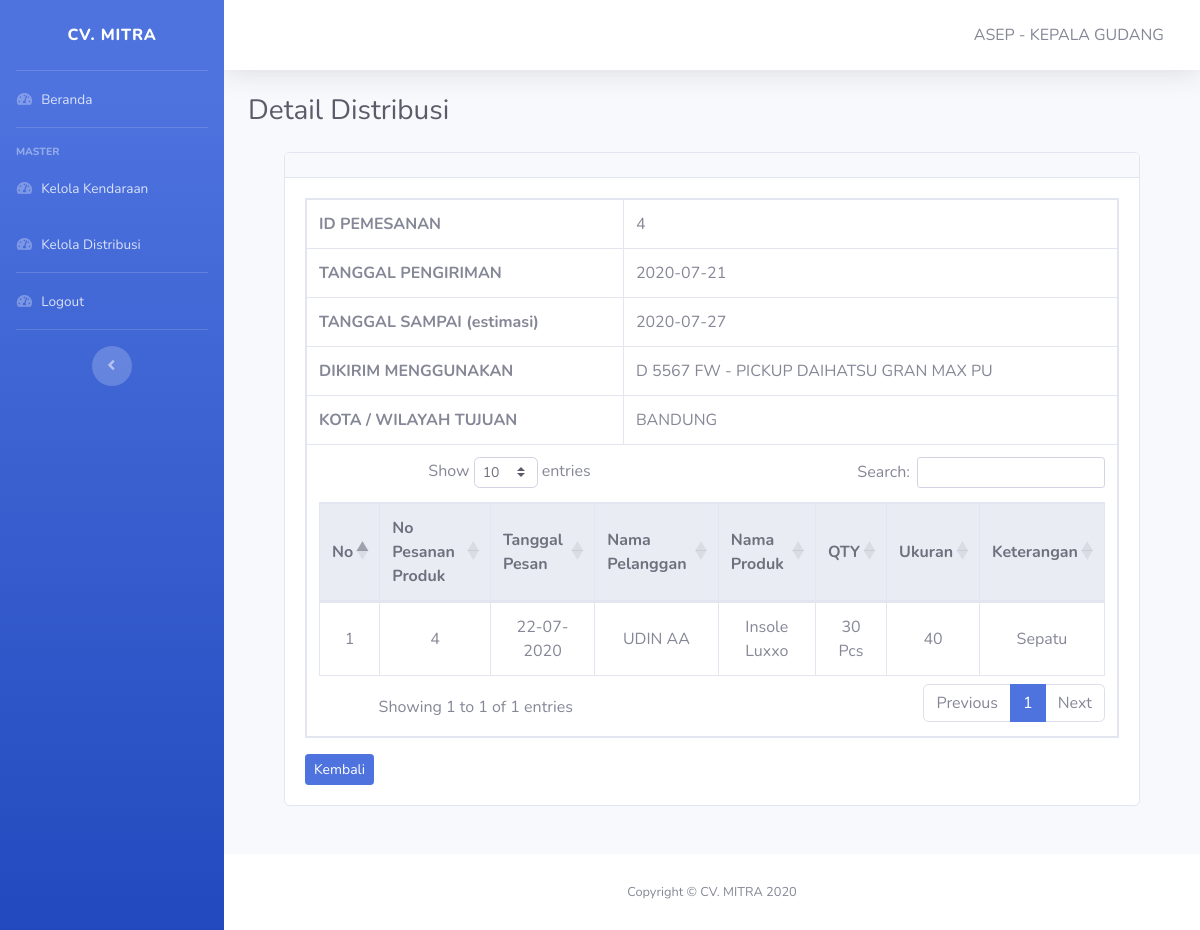
The app's page /pages/distribusi/detail-distribusi.php?id=1 (signed in) with its own data.
### tables this page shows
CREATE TABLE IF NOT EXISTS `kendaraan` (
  `no_polisi` varchar(15) NOT NULL,
  `jenis` varchar(50) NOT NULL,
  `kapasitas` varchar(10) NOT NULL,
  PRIMARY KEY (`no_polisi`)
);

CREATE TABLE IF NOT EXISTS `detail_distribusi` (
  `id_detail_distribusi` int(11) NOT NULL AUTO_INCREMENT,
  `tanggal_pengiriman` date NOT NULL,
  `tanggal_sampai` date NOT NULL,
  `id_distribusi` int(11) DEFAULT NULL,
  `id_pesanproduk` int(11) NOT NULL,
  PRIMARY KEY (`id_detail_distribusi`),
  KEY `id_distribusi` (`id_distribusi`),
  KEY `id_pesanproduk` (`id_pesanproduk`),
  CONSTRAINT `detail_distribusi_ibfk_1` FOREIGN KEY (`id_distribusi`) REFERENCES `distribusi` (`id_distribusi`),
  CONSTRAINT `detail_distribusi_ibfk_2` FOREIGN KEY (`id_pesanproduk`) REFERENCES `pesanproduk` (`id_pesanproduk`)
);

CREATE TABLE IF NOT EXISTS `distribusi` (
  `id_distribusi` int(11) NOT NULL,
  `kota_wilayah` varchar(20) DEFAULT NULL,
  `no_polisi` varchar(20) NOT NULL,
  `id_user` int(11) NOT NULL,
  PRIMARY KEY (`id_distribusi`),
  KEY `id_user` (`id_user`),
  KEY `no_polisi` (`no_polisi`),
  CONSTRAINT `distribusi_ibfk_1` FOREIGN KEY (`id_user`) REFERENCES `user` (`id_user`),
  CONSTRAINT `distribusi_ibfk_2` FOREIGN KEY (`no_polisi`) REFERENCES `kendaraan` (`no_polisi`)
);

CREATE TABLE IF NOT EXISTS `detail_pesanproduk` (
  `id_detail_pesanproduk` int(11) NOT NULL AUTO_INCREMENT,
  `qty` int(11) NOT NULL,
  `ukuran` int(11) NOT NULL,
  `keterangan` varchar(30) NOT NULL,
  `id_pesanproduk` int(11) NOT NULL,
  `id_produk` varchar(10) NOT NULL,
  PRIMARY KEY (`id_detail_pesanproduk`),
  KEY `id_pesanproduk` (`id_pesanproduk`),
  KEY `id_produk` (`id_produk`),
  CONSTRAINT `detail_pesanproduk_ibfk_1` FOREIGN KEY (`id_pesanproduk`) REFERENCES `pesanproduk` (`id_pesanproduk`),
  CONSTRAINT `detail_pesanproduk_ibfk_2` FOREIGN KEY (`id_produk`) REFERENCES `produk` (`id_produk`)
);

CREATE TABLE IF NOT EXISTS `pesanproduk` (
  `id_pesanproduk` int(11) NOT NULL,
  `tanggal_pemesanan` date NOT NULL,
  `nama_customer` varchar(20) NOT NULL,
  `id_user` int(11) NOT NULL,
  PRIMARY KEY (`id_pesanproduk`),
  KEY `id_user` (`id_user`),
  CONSTRAINT `pesanproduk_ibfk_1` FOREIGN KEY (`id_user`) REFERENCES `user` (`id_user`)
);

CREATE TABLE IF NOT EXISTS `produk` (
  `id_produk` varchar(10) NOT NULL,
  `nama_produk` varchar(20) NOT NULL,
  `satuan_produk` varchar(10) NOT NULL,
  `harga` int(11) NOT NULL,
  PRIMARY KEY (`id_produk`)
);

### pages/distribusi/detail-distribusi.php (the view, shortened to what this page needs)
<!DOCTYPE html>
<html lang="en">
<head>
    <?php include '../../layout/header.php' ?>
</head>
<body id="page-top">
    <div id="wrapper">
        <?php include '../../layout/sidebar-distribusi.php' ?>
        <div id="content-wrapper" class="d-flex flex-column">
            <div id="content">
                <?php include '../../layout/topbar.php' ?>
                <div class="container-fluid">
                    <div class="d-sm-flex align-items-center justify-content-between mb-4">
                        <h1 class="h3 mb-0 text-gray-800">Detail Distribusi</h1>
                    </div>
                    <div class="container row-12">
                        <div class="col">
                            <div class="card mb-5">
                                <div class="card-header">
                                </div>
                                <div class="card-body">
                                    <table class="table table-responsive table-bordered">
                                        <?php
                                        include "../../koneksi.php";
                                        $id = $_GET['id'];
                                        $data = mysqli_query($koneksi, "SELECT * FROM kendaraan k JOIN distribusi d JOIN detail_distribusi dd WHERE d.id_distribusi = $id AND dd.id_distribusi = $id AND d.no_polisi = k.no_polisi");
                                        if (!$data) {
                                            ?>
                                            <tr>
                                                <td colspan="3" class="text-center font-weight-bold">Data Kosong</td>
                                            </tr>
                                            <?php
                                            } else {
                                                while ($item = mysqli_fetch_array($data)) {
                                                    ?>
                                                <tr>
                                                    <th>ID PEMESANAN</th>
                                                    <td class="align-middle"><?php echo $item['id_pesanproduk']; ?></td>
                                                </tr>
                                                <tr>
                                                    <th>TANGGAL PENGIRIMAN</th>
                                                    <td class="align-middle"><?php echo $item['tanggal_pengiriman']; ?></td>
                                                </tr>
                                                <tr>
                                                    <th>TANGGAL SAMPAI (estimasi)</th>
                                                    <td class="align-middle"><?php echo $item['tanggal_sampai']; ?></td>
                                                </tr>
                                                <tr>
                                                    <th>DIKIRIM MENGGUNAKAN</th>
                                                    <td class="align-middle"><?php echo $item['no_polisi']; ?> - <?php echo strtoupper($item['jenis']); ?></td>
                                                </tr>
                                                <tr>
                                                    <th>KOTA / WILAYAH TUJUAN</th>
                                                    <td class="align-middle"><?php echo strtoupper($item['kota_wilayah']); ?> </td>
                                                </tr>
                                                <tr>
                                                    <td class="text-center" colspan="2">
                                                        <table class="table table-responsive table-hover table-bordered" id="Table">
                                                            <thead class="thead-light text-center">
                                                                <tr>
                                                                    <th width=6% class="align-middle">No</th>
                                                                    <th class="align-middle">No Pesanan Produk</th>
                                                                    <th class="align-middle">Tanggal Pesan</th>
                                                                    <th class="align-middle">Nama Pelanggan</th>
                                                                    <th class="align-middle">Nama Produk</th>
                                                                    <th class="align-middle">QTY</th>
                                                                    <th class="align-middle">Ukuran</th>
                                                                    <th class="align-middle">Keterangan</th>
                                                                </tr>
                                                            </thead>
                                                            <tbody>
                                                                <?php
                                                                        $no = 1;
                                                                        $id_pesanproduk = $item['id_pesanproduk'];
                                                                        $data = mysqli_query($koneksi, "SELECT * FROM pesanproduk p JOIN detail_pesanproduk dp JOIN produk pr WHERE p.id_pesanproduk=$id_pesanproduk AND dp.id_pesanproduk=$id_pesanproduk AND dp.id_produk = pr.id_produk");
                                                                        if (!$data) {
                                                                            ?>
                                                                    <tr>
                                                                        <td colspan="10" class="text-center font-weight-bold">Data Kosong</td>
                                                                    </tr>
                                                                    <?php
                                                                            } else {
                                                                                while ($item = mysqli_fetch_array($data)) {
                                                                                    $tanggal_pemesanan = date('d-m-Y', strtotime($item['tanggal_pemesanan']));
                                                                                    ?>
                                                                        <tr>
                                                                            <td class="text-center align-middle"><?php echo $no++; ?></td>
                                                                            <td class="align-middle"><?php echo $item['id_pesanproduk']; ?></td>
                                                                            <td class="align-middle"><?php echo $tanggal_pemesanan; ?></td>
                                                                            <td class="align-middle"><?php echo strtoupper($item['nama_customer']); ?></td>
                                                                            <td class="align-middle"><?php echo $item['nama_produk']; ?></td>
                                                                            <td class="align-middle"><?php echo $item['qty']; ?> <?php echo $item['satuan_produk']; ?></td>
                                                                            <td class="align-middle"><?php echo $item['ukuran']; ?></td>
                                                                            <td class="align-middle"><?php echo $item['keterangan']; ?></td>
                                                                        </tr>
                                                                <?php
                                                                            }
                                                                        }
                                                                        ?>
                                                            </tbody>
                                                        </table>
                                                    </td>
                                                </tr>
                                        <?php
                                            }
                                        }
                                        ?>
                                    </table>
                                    <div class="nav-item">
                                        <a href="kelola-distribusi.php" class="btn btn-sm btn-primary">Kembali</a>
                                    </div>
                                </div>
                            </div>
                        </div>
                    </div>
                </div>
            </div>
            <?php include '../../layout/footer.php' ?>
        </div>
    </div>
</body>
</html>

### records on screen
kendaraan: detail_distribusi.id_pesanproduk "4", detail_distribusi.tanggal_pengiriman "2020-07-21", detail_distribusi.tanggal_sampai "2020-07-27", distribusi.no_polisi "D 5567 FW", jenis "PICKUP DAIHATSU GRAN MAX PU", distribusi.kota_wilayah "BANDUNG"
detail_pesanproduk: id_pesanproduk "4", id_pesanproduk.tanggal_pemesanan "22-07-2020", id_pesanproduk.nama_customer "UDIN AA", id_produk.nama_produk "Insole Luxxo", qty "30", id_produk.satuan_produk "Pcs", ukuran "40", keterangan "Sepatu"

### other values on screen
$_SESSION['nama'] "ASEP"
$_SESSION['jabatan'] "KEPALA GUDANG"
